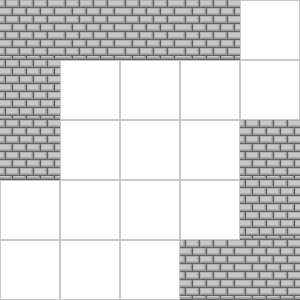

Tiled map render using the project's own tile images. Description and the whole map definition, tile-layer contents included, below:
An orthogonal 5x5 tile map with 60x60 px tiles, 3 tile layers (Hidden Traps, Floor, Objects).

<map version="1.2" tiledversion="1.2.2" orientation="orthogonal" renderorder="right-down" width="5" height="5" tilewidth="60" tileheight="60" infinite="0" nextlayerid="4" nextobjectid="1">
 <tileset firstgid="1" source="../data/objects.tsx" />
 <layer id="3" name="Hidden Traps" width="5" height="5">
  <data encoding="csv">
0,0,0,0,0,
0,0,0,0,0,
0,0,0,0,0,
0,0,0,0,0,
0,0,0,0,0
</data>
 </layer>
 <layer id="1" name="Floor" width="5" height="5">
  <data encoding="csv">
2,2,2,2,2,
2,2,2,2,2,
2,2,2,2,2,
2,2,2,2,2,
2,2,2,2,2
</data>
 </layer>
 <layer id="2" name="Objects" width="5" height="5">
  <data encoding="csv">
5,5,5,5,0,
5,0,0,0,0,
5,0,0,0,5,
0,0,0,0,5,
7,0,0,5,5
</data>
 </layer>
</map>